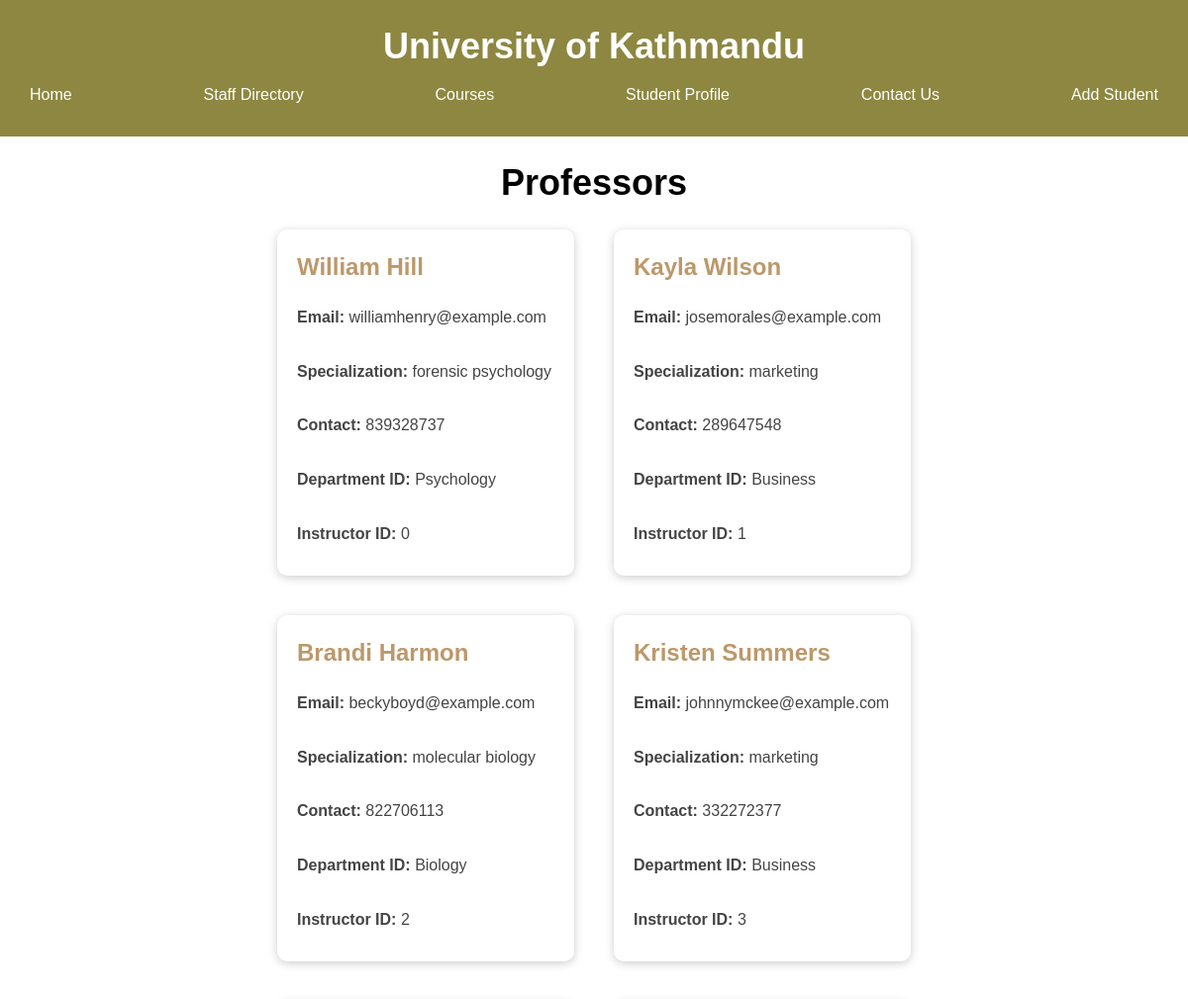
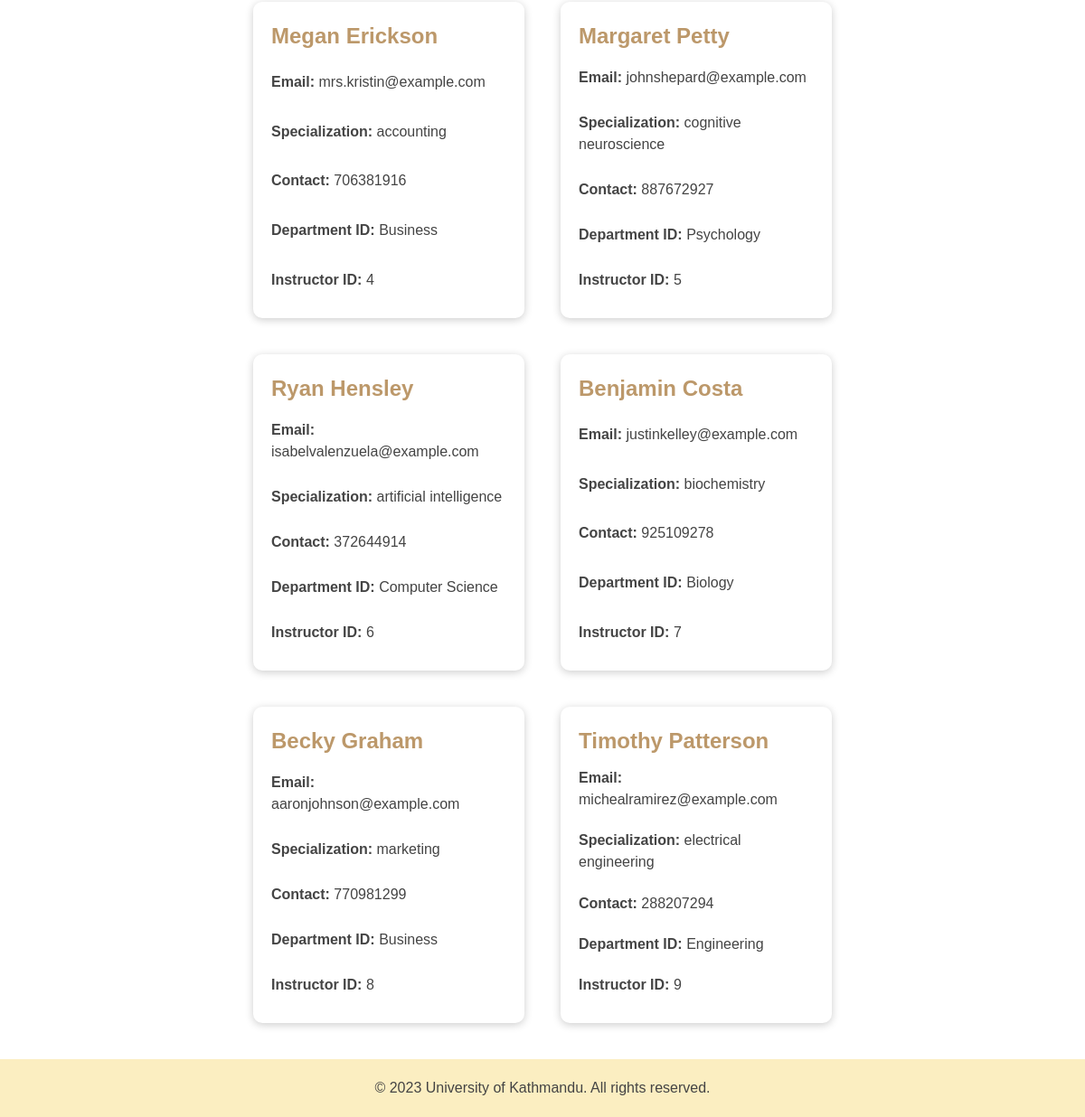
Screenshot of /staffs with the database file from the repository (2 pictures, top to bottom).
### tables this page shows
CREATE TABLE professor_info(
  instructor_id INTEGER,
  name TEXT,
  email VARCHAR(100),
  contact_number VARCHAR(100),
  office VARCHAR(300),
  department_id VARCHAR(100),
  specialization TEXT,
  PRIMARY KEY (instructor_id),
  FOREIGN KEY (department_id) REFERENCES department (department_id)
);

### main.py (the view)
@app.route('/staffs')
def staffs():
  conn = sqlite3.connect('database.db')
  cursor = conn.cursor()
  staffs = conn.execute("SELECT * FROM professor_info").fetchall()
  conn.close()
  return render_template('staff_directory.html', staffs=staffs)

### templates/staff_directory.html (shortened to what this page needs)
<!DOCTYPE html>
<html>
<head>
</head>
<body>
	<header>
		<h1>University of Kathmandu</h1>
		<nav>
			<ul>
				<li><a href="/">Home</a></li>
				<li><a href="/staffs">Staff Directory</a></li>
				<li><a href="/courses">Courses </a></li>
 				<li><a href="/login">Student Profile</a></li>
				<li><a href="/contact">Contact Us</a></li>
        <li><a href="/login">Add Student</a></li>
			</ul>
		</nav>
	</header>
	<main>
        <h1>Professors</h1>
    <div class="card-container">
      {% for staff in staffs %}
        <div class="card">
          <h2>{{ staff[1] }}</h2>
          <p><span>Email:</span> {{ staff[2] }}</p>
          <p><span>Specialization:</span> {{ staff[6] }}</p>
            <p><span>Contact:</span> {{ staff[3] }}</p>
          <p><span>Department ID:</span> {{ staff[5] }}</p>
          <p><span>Instructor ID:</span> {{ staff[0] }}</p>
        </div>
      {% endfor %}
    </div>
	</main>
	<footer>
		<p>&copy; 2023 University of Kathmandu. All rights reserved.</p>
	</footer>
</body>
</html>

### templates/staff_directory.html (style rules this page uses)
* { box-sizing: border-box; margin: 0; padding: 0; }
body { font-family: Arial, sans-serif; font-size: 16px; line-height: 1.5; }
header { background-color: #8D8741; color: #fff; padding: 20px; }
h1 { margin: 0; font-size: 36px; }
nav ul { list-style: none; margin: 0; padding: 0; display: flex; justify-content: space-between; }
nav li { margin: 0; }
nav a { display: block; padding: 10px; color: #fff; text-decoration: none; }
main { max-width: 800px; margin: 0 auto; padding: 20px; }
h2 { font-size: 28px; margin-top: 20px; color: #BC986A; }
p { margin-bottom: 20px; color: #444; }
a { color: #659DBD; text-decoration: none; }
footer { background-color: #FBEEC1; color: #333; padding: 20px; text-align: center; }
footer p { margin: 0; }
h1 { text-align: center; }
.card-container { display: flex; flex-wrap: wrap; justify-content: center; }
.card { background-color: #fff; border-radius: 10px; box-shadow: 0 2px 10px rgba(0, 0, 0, 0.2); display: flex; flex-direction: column; height: 350px; justify-content: space-between; margin: 20px; padding: 20px; width: 300px; }
.card h2 { font-size: 24px; margin: 0; }
.card p { font-size: 16px; margin: 10px 0; }
.card span { font-weight: bold; }

### rows the page displays
professor_info: name "William Hill", email "williamhenry@example.com", specialization "forensic psychology", contact_number "839328737", department "Psychology", instructor_id "0"
professor_info: name "Kayla Wilson", email "josemorales@example.com", specialization "marketing", contact_number "289647548", department "Business", instructor_id "1"
professor_info: name "Brandi Harmon", email "beckyboyd@example.com", specialization "molecular biology", contact_number "822706113", department "Biology", instructor_id "2"
professor_info: name "Kristen Summers", email "johnnymckee@example.com", specialization "marketing", contact_number "332272377", department "Business", instructor_id "3"
professor_info: name "Megan Erickson", email "mrs.kristin@example.com", specialization "accounting", contact_number "706381916", department "Business", instructor_id "4"
professor_info: name "Margaret Petty", email "johnshepard@example.com", specialization "cognitive neuroscience", contact_number "887672927", department "Psychology", instructor_id "5"
professor_info: name "Ryan Hensley", email "isabelvalenzuela@example.com", specialization "artificial intelligence", contact_number "372644914", department "Computer Science", instructor_id "6"
professor_info: name "Benjamin Costa", email "justinkelley@example.com", specialization "biochemistry", contact_number "925109278", department "Biology", instructor_id "7"
professor_info: name "Becky Graham", email "aaronjohnson@example.com", specialization "marketing", contact_number "770981299", department "Business", instructor_id "8"
professor_info: name "Timothy Patterson", email "michealramirez@example.com", specialization "electrical engineering", contact_number "288207294", department "Engineering", instructor_id "9"
